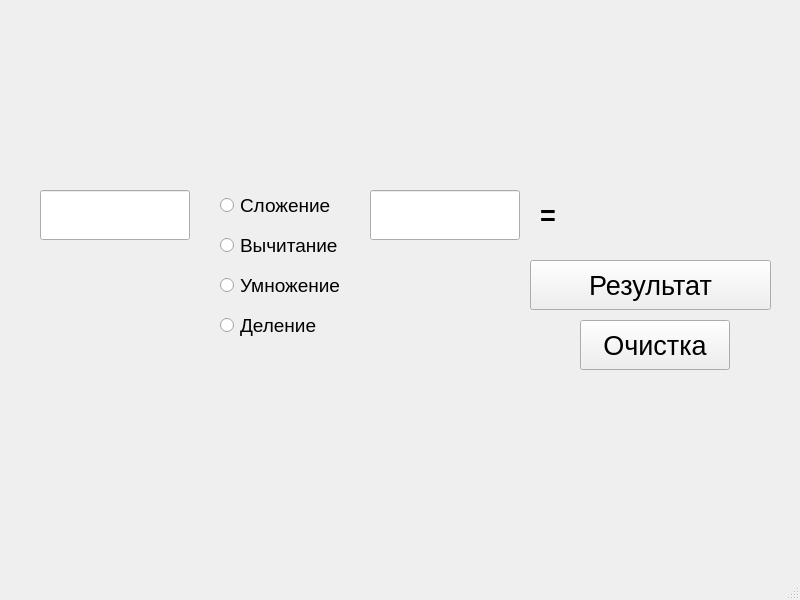
<?xml version="1.0" encoding="UTF-8"?>
<ui version="4.0">
 <class>MainWindow</class>
 <widget class="QMainWindow" name="MainWindow">
  <property name="geometry">
   <rect>
    <x>0</x>
    <y>0</y>
    <width>800</width>
    <height>600</height>
   </rect>
  </property>
  <property name="font">
   <font>
    <pointsize>20</pointsize>
    <bold>true</bold>
   </font>
  </property>
  <property name="windowTitle">
   <string>MainWindow</string>
  </property>
  <widget class="QWidget" name="centralwidget">
   <widget class="QLineEdit" name="lineEdit_op_1">
    <property name="geometry">
     <rect>
      <x>40</x>
      <y>190</y>
      <width>150</width>
      <height>50</height>
     </rect>
    </property>
   </widget>
   <widget class="QLineEdit" name="lineEdit_op_2">
    <property name="geometry">
     <rect>
      <x>370</x>
      <y>190</y>
      <width>150</width>
      <height>50</height>
     </rect>
    </property>
   </widget>
   <widget class="QLabel" name="label">
    <property name="geometry">
     <rect>
      <x>540</x>
      <y>190</y>
      <width>50</width>
      <height>50</height>
     </rect>
    </property>
    <property name="layoutDirection">
     <enum>Qt::RightToLeft</enum>
    </property>
    <property name="text">
     <string>=</string>
    </property>
   </widget>
   <widget class="QLabel" name="label_op_1">
    <property name="geometry">
     <rect>
      <x>40</x>
      <y>130</y>
      <width>150</width>
      <height>50</height>
     </rect>
    </property>
    <property name="font">
     <font>
      <pointsize>14</pointsize>
      <bold>false</bold>
     </font>
    </property>
    <property name="text">
     <string/>
    </property>
   </widget>
   <widget class="QLabel" name="label_op_2">
    <property name="geometry">
     <rect>
      <x>370</x>
      <y>130</y>
      <width>150</width>
      <height>50</height>
     </rect>
    </property>
    <property name="font">
     <font>
      <pointsize>14</pointsize>
      <bold>false</bold>
     </font>
    </property>
    <property name="text">
     <string/>
    </property>
   </widget>
   <widget class="QPushButton" name="pushButton_clear">
    <property name="geometry">
     <rect>
      <x>580</x>
      <y>320</y>
      <width>150</width>
      <height>50</height>
     </rect>
    </property>
    <property name="font">
     <font>
      <pointsize>20</pointsize>
      <bold>false</bold>
     </font>
    </property>
    <property name="text">
     <string>Очистка</string>
    </property>
   </widget>
   <widget class="QPushButton" name="pushButton_result">
    <property name="geometry">
     <rect>
      <x>530</x>
      <y>260</y>
      <width>241</width>
      <height>50</height>
     </rect>
    </property>
    <property name="font">
     <font>
      <pointsize>20</pointsize>
      <bold>false</bold>
     </font>
    </property>
    <property name="text">
     <string>Результат</string>
    </property>
   </widget>
   <widget class="QLabel" name="label_error">
    <property name="geometry">
     <rect>
      <x>39</x>
      <y>70</y>
      <width>681</width>
      <height>50</height>
     </rect>
    </property>
    <property name="palette">
     <palette>
      <active>
       <colorrole role="WindowText">
        <brush brushstyle="SolidPattern">
         <color alpha="255">
          <red>255</red>
          <green>0</green>
          <blue>0</blue>
         </color>
        </brush>
       </colorrole>
       <colorrole role="Button">
        <brush brushstyle="SolidPattern">
         <color alpha="255">
          <red>240</red>
          <green>240</green>
          <blue>240</blue>
         </color>
        </brush>
       </colorrole>
       <colorrole role="Light">
        <brush brushstyle="SolidPattern">
         <color alpha="255">
          <red>255</red>
          <green>255</green>
          <blue>255</blue>
         </color>
        </brush>
       </colorrole>
       <colorrole role="Midlight">
        <brush brushstyle="SolidPattern">
         <color alpha="255">
          <red>227</red>
          <green>227</green>
          <blue>227</blue>
         </color>
        </brush>
       </colorrole>
       <colorrole role="Dark">
        <brush brushstyle="SolidPattern">
         <color alpha="255">
          <red>160</red>
          <green>160</green>
          <blue>160</blue>
         </color>
        </brush>
       </colorrole>
       <colorrole role="Mid">
        <brush brushstyle="SolidPattern">
         <color alpha="255">
          <red>160</red>
          <green>160</green>
          <blue>160</blue>
         </color>
        </brush>
       </colorrole>
       <colorrole role="Text">
        <brush brushstyle="SolidPattern">
         <color alpha="255">
          <red>0</red>
          <green>0</green>
          <blue>0</blue>
         </color>
        </brush>
       </colorrole>
       <colorrole role="BrightText">
        <brush brushstyle="SolidPattern">
         <color alpha="255">
          <red>255</red>
          <green>255</green>
          <blue>255</blue>
         </color>
        </brush>
       </colorrole>
       <colorrole role="ButtonText">
        <brush brushstyle="SolidPattern">
         <color alpha="255">
          <red>0</red>
          <green>0</green>
          <blue>0</blue>
         </color>
        </brush>
       </colorrole>
       <colorrole role="Base">
        <brush brushstyle="SolidPattern">
         <color alpha="255">
          <red>255</red>
          <green>255</green>
          <blue>255</blue>
         </color>
        </brush>
       </colorrole>
       <colorrole role="Window">
        <brush brushstyle="SolidPattern">
         <color alpha="255">
          <red>240</red>
          <green>240</green>
          <blue>240</blue>
         </color>
        </brush>
       </colorrole>
       <colorrole role="Shadow">
        <brush brushstyle="SolidPattern">
         <color alpha="255">
          <red>105</red>
          <green>105</green>
          <blue>105</blue>
         </color>
        </brush>
       </colorrole>
       <colorrole role="Highlight">
        <brush brushstyle="SolidPattern">
         <color alpha="255">
          <red>0</red>
          <green>120</green>
          <blue>215</blue>
         </color>
        </brush>
       </colorrole>
       <colorrole role="HighlightedText">
        <brush brushstyle="SolidPattern">
         <color alpha="255">
          <red>255</red>
          <green>255</green>
          <blue>255</blue>
         </color>
        </brush>
       </colorrole>
       <colorrole role="Link">
        <brush brushstyle="SolidPattern">
         <color alpha="255">
          <red>0</red>
          <green>0</green>
          <blue>255</blue>
         </color>
        </brush>
       </colorrole>
       <colorrole role="LinkVisited">
        <brush brushstyle="SolidPattern">
         <color alpha="255">
          <red>255</red>
          <green>0</green>
          <blue>255</blue>
         </color>
        </brush>
       </colorrole>
       <colorrole role="AlternateBase">
        <brush brushstyle="SolidPattern">
         <color alpha="255">
          <red>245</red>
          <green>245</green>
          <blue>245</blue>
         </color>
        </brush>
       </colorrole>
       <colorrole role="NoRole">
        <brush brushstyle="NoBrush">
         <color alpha="255">
          <red>0</red>
          <green>0</green>
          <blue>0</blue>
         </color>
        </brush>
       </colorrole>
       <colorrole role="ToolTipBase">
        <brush brushstyle="SolidPattern">
         <color alpha="255">
          <red>255</red>
          <green>255</green>
          <blue>220</blue>
         </color>
        </brush>
       </colorrole>
       <colorrole role="ToolTipText">
        <brush brushstyle="SolidPattern">
         <color alpha="255">
          <red>0</red>
          <green>0</green>
          <blue>0</blue>
         </color>
        </brush>
       </colorrole>
       <colorrole role="PlaceholderText">
        <brush brushstyle="SolidPattern">
         <color alpha="128">
          <red>0</red>
          <green>0</green>
          <blue>0</blue>
         </color>
        </brush>
       </colorrole>
      </active>
      <inactive>
       <colorrole role="WindowText">
        <brush brushstyle="SolidPattern">
         <color alpha="255">
          <red>0</red>
          <green>0</green>
          <blue>0</blue>
         </color>
        </brush>
       </colorrole>
       <colorrole role="Button">
        <brush brushstyle="SolidPattern">
         <color alpha="255">
          <red>240</red>
          <green>240</green>
          <blue>240</blue>
         </color>
        </brush>
       </colorrole>
       <colorrole role="Light">
        <brush brushstyle="SolidPattern">
         <color alpha="255">
          <red>255</red>
          <green>255</green>
          <blue>255</blue>
         </color>
        </brush>
       </colorrole>
       <colorrole role="Midlight">
        <brush brushstyle="SolidPattern">
         <color alpha="255">
          <red>227</red>
          <green>227</green>
          <blue>227</blue>
         </color>
        </brush>
       </colorrole>
       <colorrole role="Dark">
        <brush brushstyle="SolidPattern">
         <color alpha="255">
          <red>160</red>
          <green>160</green>
          <blue>160</blue>
         </color>
        </brush>
       </colorrole>
       <colorrole role="Mid">
        <brush brushstyle="SolidPattern">
         <color alpha="255">
          <red>160</red>
          <green>160</green>
          <blue>160</blue>
         </color>
        </brush>
       </colorrole>
       <colorrole role="Text">
        <brush brushstyle="SolidPattern">
         <color alpha="255">
          <red>0</red>
          <green>0</green>
          <blue>0</blue>
         </color>
        </brush>
       </colorrole>
       <colorrole role="BrightText">
        <brush brushstyle="SolidPattern">
         <color alpha="255">
          <red>255</red>
          <green>255</green>
          <blue>255</blue>
         </color>
        </brush>
       </colorrole>
       <colorrole role="ButtonText">
        <brush brushstyle="SolidPattern">
         <color alpha="255">
          <red>0</red>
          <green>0</green>
          <blue>0</blue>
         </color>
        </brush>
       </colorrole>
       <colorrole role="Base">
        <brush brushstyle="SolidPattern">
         <color alpha="255">
          <red>255</red>
          <green>255</green>
          <blue>255</blue>
         </color>
        </brush>
       </colorrole>
       <colorrole role="Window">
        <brush brushstyle="SolidPattern">
         <color alpha="255">
          <red>240</red>
          <green>240</green>
          <blue>240</blue>
         </color>
        </brush>
       </colorrole>
       <colorrole role="Shadow">
        <brush brushstyle="SolidPattern">
         <color alpha="255">
          <red>105</red>
          <green>105</green>
          <blue>105</blue>
         </color>
        </brush>
       </colorrole>
       <colorrole role="Highlight">
        <brush brushstyle="SolidPattern">
         <color alpha="255">
          <red>240</red>
          <green>240</green>
          <blue>240</blue>
         </color>
        </brush>
       </colorrole>
       <colorrole role="HighlightedText">
        <brush brushstyle="SolidPattern">
         <color alpha="255">
          <red>0</red>
          <green>0</green>
          <blue>0</blue>
         </color>
        </brush>
       </colorrole>
       <colorrole role="Link">
        <brush brushstyle="SolidPattern">
         <color alpha="255">
          <red>0</red>
          <green>0</green>
          <blue>255</blue>
         </color>
        </brush>
       </colorrole>
       <colorrole role="LinkVisited">
        <brush brushstyle="SolidPattern">
         <color alpha="255">
          <red>255</red>
          <green>0</green>
          <blue>255</blue>
         </color>
        </brush>
       </colorrole>
       <colorrole role="AlternateBase">
        <brush brushstyle="SolidPattern">
         <color alpha="255">
          <red>245</red>
          <green>245</green>
          <blue>245</blue>
         </color>
        </brush>
       </colorrole>
       <colorrole role="NoRole">
        <brush brushstyle="NoBrush">
         <color alpha="255">
          <red>0</red>
          <green>0</green>
          <blue>0</blue>
         </color>
        </brush>
       </colorrole>
       <colorrole role="ToolTipBase">
        <brush brushstyle="SolidPattern">
         <color alpha="255">
          <red>255</red>
          <green>255</green>
          <blue>220</blue>
         </color>
        </brush>
       </colorrole>
       <colorrole role="ToolTipText">
        <brush brushstyle="SolidPattern">
         <color alpha="255">
          <red>0</red>
          <green>0</green>
          <blue>0</blue>
         </color>
        </brush>
       </colorrole>
       <colorrole role="PlaceholderText">
        <brush brushstyle="SolidPattern">
         <color alpha="128">
          <red>0</red>
          <green>0</green>
          <blue>0</blue>
         </color>
        </brush>
       </colorrole>
      </inactive>
      <disabled>
       <colorrole role="WindowText">
        <brush brushstyle="SolidPattern">
         <color alpha="255">
          <red>120</red>
          <green>120</green>
          <blue>120</blue>
         </color>
        </brush>
       </colorrole>
       <colorrole role="Button">
        <brush brushstyle="SolidPattern">
         <color alpha="255">
          <red>240</red>
          <green>240</green>
          <blue>240</blue>
         </color>
        </brush>
       </colorrole>
       <colorrole role="Light">
        <brush brushstyle="SolidPattern">
         <color alpha="255">
          <red>255</red>
          <green>255</green>
          <blue>255</blue>
         </color>
        </brush>
       </colorrole>
       <colorrole role="Midlight">
        <brush brushstyle="SolidPattern">
         <color alpha="255">
          <red>247</red>
          <green>247</green>
          <blue>247</blue>
         </color>
        </brush>
       </colorrole>
       <colorrole role="Dark">
        <brush brushstyle="SolidPattern">
         <color alpha="255">
          <red>160</red>
          <green>160</green>
          <blue>160</blue>
         </color>
        </brush>
       </colorrole>
       <colorrole role="Mid">
        <brush brushstyle="SolidPattern">
         <color alpha="255">
          <red>160</red>
          <green>160</green>
          <blue>160</blue>
         </color>
        </brush>
       </colorrole>
       <colorrole role="Text">
        <brush brushstyle="SolidPattern">
         <color alpha="255">
          <red>120</red>
          <green>120</green>
          <blue>120</blue>
         </color>
        </brush>
       </colorrole>
       <colorrole role="BrightText">
        <brush brushstyle="SolidPattern">
         <color alpha="255">
          <red>255</red>
          <green>255</green>
          <blue>255</blue>
         </color>
        </brush>
       </colorrole>
       <colorrole role="ButtonText">
        <brush brushstyle="SolidPattern">
         <color alpha="255">
          <red>120</red>
          <green>120</green>
          <blue>120</blue>
         </color>
        </brush>
       </colorrole>
       <colorrole role="Base">
        <brush brushstyle="SolidPattern">
         <color alpha="255">
          <red>240</red>
          <green>240</green>
          <blue>240</blue>
         </color>
        </brush>
       </colorrole>
       <colorrole role="Window">
        <brush brushstyle="SolidPattern">
         <color alpha="255">
          <red>240</red>
          <green>240</green>
          <blue>240</blue>
         </color>
        </brush>
       </colorrole>
       <colorrole role="Shadow">
        <brush brushstyle="SolidPattern">
         <color alpha="255">
          <red>0</red>
          <green>0</green>
          <blue>0</blue>
         </color>
        </brush>
       </colorrole>
       <colorrole role="Highlight">
        <brush brushstyle="SolidPattern">
         <color alpha="255">
          <red>0</red>
          <green>120</green>
          <blue>215</blue>
         </color>
        </brush>
       </colorrole>
       <colorrole role="HighlightedText">
        <brush brushstyle="SolidPattern">
         <color alpha="255">
          <red>255</red>
          <green>255</green>
          <blue>255</blue>
         </color>
        </brush>
       </colorrole>
       <colorrole role="Link">
        <brush brushstyle="SolidPattern">
         <color alpha="255">
          <red>0</red>
          <green>0</green>
          <blue>255</blue>
         </color>
        </brush>
       </colorrole>
       <colorrole role="LinkVisited">
        <brush brushstyle="SolidPattern">
         <color alpha="255">
          <red>255</red>
          <green>0</green>
          <blue>255</blue>
         </color>
        </brush>
       </colorrole>
       <colorrole role="AlternateBase">
        <brush brushstyle="SolidPattern">
         <color alpha="255">
          <red>245</red>
          <green>245</green>
          <blue>245</blue>
         </color>
        </brush>
       </colorrole>
       <colorrole role="NoRole">
        <brush brushstyle="NoBrush">
         <color alpha="255">
          <red>0</red>
          <green>0</green>
          <blue>0</blue>
         </color>
        </brush>
       </colorrole>
       <colorrole role="ToolTipBase">
        <brush brushstyle="SolidPattern">
         <color alpha="255">
          <red>255</red>
          <green>255</green>
          <blue>220</blue>
         </color>
        </brush>
       </colorrole>
       <colorrole role="ToolTipText">
        <brush brushstyle="SolidPattern">
         <color alpha="255">
          <red>0</red>
          <green>0</green>
          <blue>0</blue>
         </color>
        </brush>
       </colorrole>
       <colorrole role="PlaceholderText">
        <brush brushstyle="SolidPattern">
         <color alpha="128">
          <red>0</red>
          <green>0</green>
          <blue>0</blue>
         </color>
        </brush>
       </colorrole>
      </disabled>
     </palette>
    </property>
    <property name="font">
     <font>
      <pointsize>14</pointsize>
      <bold>false</bold>
     </font>
    </property>
    <property name="contextMenuPolicy">
     <enum>Qt::NoContextMenu</enum>
    </property>
    <property name="autoFillBackground">
     <bool>false</bool>
    </property>
    <property name="text">
     <string/>
    </property>
   </widget>
   <widget class="QLabel" name="label_res">
    <property name="geometry">
     <rect>
      <x>580</x>
      <y>190</y>
      <width>150</width>
      <height>50</height>
     </rect>
    </property>
    <property name="text">
     <string/>
    </property>
   </widget>
   <widget class="QWidget" name="layoutWidget">
    <property name="geometry">
     <rect>
      <x>220</x>
      <y>190</y>
      <width>131</width>
      <height>152</height>
     </rect>
    </property>
    <layout class="QFormLayout" name="formLayout">
     <property name="sizeConstraint">
      <enum>QLayout::SetFixedSize</enum>
     </property>
     <property name="fieldGrowthPolicy">
      <enum>QFormLayout::FieldsStayAtSizeHint</enum>
     </property>
     <property name="rowWrapPolicy">
      <enum>QFormLayout::WrapLongRows</enum>
     </property>
     <property name="horizontalSpacing">
      <number>10</number>
     </property>
     <property name="verticalSpacing">
      <number>10</number>
     </property>
     <property name="leftMargin">
      <number>0</number>
     </property>
     <property name="topMargin">
      <number>0</number>
     </property>
     <property name="rightMargin">
      <number>0</number>
     </property>
     <property name="bottomMargin">
      <number>0</number>
     </property>
     <item row="0" column="0">
      <widget class="QRadioButton" name="radioButton_plus">
       <property name="enabled">
        <bool>true</bool>
       </property>
       <property name="sizePolicy">
        <sizepolicy hsizetype="Minimum" vsizetype="Fixed">
         <horstretch>0</horstretch>
         <verstretch>0</verstretch>
        </sizepolicy>
       </property>
       <property name="minimumSize">
        <size>
         <width>50</width>
         <height>30</height>
        </size>
       </property>
       <property name="maximumSize">
        <size>
         <width>150</width>
         <height>30</height>
        </size>
       </property>
       <property name="baseSize">
        <size>
         <width>40</width>
         <height>40</height>
        </size>
       </property>
       <property name="font">
        <font>
         <pointsize>14</pointsize>
         <bold>false</bold>
         <kerning>true</kerning>
        </font>
       </property>
       <property name="cursor">
        <cursorShape>PointingHandCursor</cursorShape>
       </property>
       <property name="contextMenuPolicy">
        <enum>Qt::NoContextMenu</enum>
       </property>
       <property name="toolTipDuration">
        <number>0</number>
       </property>
       <property name="layoutDirection">
        <enum>Qt::LeftToRight</enum>
       </property>
       <property name="autoFillBackground">
        <bool>false</bool>
       </property>
       <property name="text">
        <string>Сложение</string>
       </property>
       <property name="iconSize">
        <size>
         <width>40</width>
         <height>40</height>
        </size>
       </property>
      </widget>
     </item>
     <item row="1" column="0">
      <widget class="QRadioButton" name="radioButton_minus">
       <property name="enabled">
        <bool>true</bool>
       </property>
       <property name="sizePolicy">
        <sizepolicy hsizetype="Minimum" vsizetype="Fixed">
         <horstretch>0</horstretch>
         <verstretch>0</verstretch>
        </sizepolicy>
       </property>
       <property name="minimumSize">
        <size>
         <width>50</width>
         <height>30</height>
        </size>
       </property>
       <property name="maximumSize">
        <size>
         <width>150</width>
         <height>30</height>
        </size>
       </property>
       <property name="baseSize">
        <size>
         <width>0</width>
         <height>0</height>
        </size>
       </property>
       <property name="font">
        <font>
         <pointsize>14</pointsize>
         <bold>false</bold>
         <kerning>true</kerning>
        </font>
       </property>
       <property name="cursor">
        <cursorShape>PointingHandCursor</cursorShape>
       </property>
       <property name="contextMenuPolicy">
        <enum>Qt::NoContextMenu</enum>
       </property>
       <property name="toolTipDuration">
        <number>0</number>
       </property>
       <property name="layoutDirection">
        <enum>Qt::LeftToRight</enum>
       </property>
       <property name="autoFillBackground">
        <bool>false</bool>
       </property>
       <property name="text">
        <string>Вычитание</string>
       </property>
       <property name="iconSize">
        <size>
         <width>40</width>
         <height>40</height>
        </size>
       </property>
      </widget>
     </item>
     <item row="2" column="0">
      <widget class="QRadioButton" name="radioButton_mult">
       <property name="enabled">
        <bool>true</bool>
       </property>
       <property name="sizePolicy">
        <sizepolicy hsizetype="Minimum" vsizetype="Fixed">
         <horstretch>0</horstretch>
         <verstretch>0</verstretch>
        </sizepolicy>
       </property>
       <property name="minimumSize">
        <size>
         <width>50</width>
         <height>30</height>
        </size>
       </property>
       <property name="maximumSize">
        <size>
         <width>150</width>
         <height>30</height>
        </size>
       </property>
       <property name="baseSize">
        <size>
         <width>0</width>
         <height>0</height>
        </size>
       </property>
       <property name="font">
        <font>
         <pointsize>14</pointsize>
         <bold>false</bold>
         <kerning>true</kerning>
        </font>
       </property>
       <property name="cursor">
        <cursorShape>PointingHandCursor</cursorShape>
       </property>
       <property name="contextMenuPolicy">
        <enum>Qt::NoContextMenu</enum>
       </property>
       <property name="toolTipDuration">
        <number>0</number>
       </property>
       <property name="layoutDirection">
        <enum>Qt::LeftToRight</enum>
       </property>
       <property name="autoFillBackground">
        <bool>false</bool>
       </property>
       <property name="text">
        <string>Умножение</string>
       </property>
       <property name="iconSize">
        <size>
         <width>40</width>
         <height>40</height>
        </size>
       </property>
      </widget>
     </item>
     <item row="3" column="0">
      <widget class="QRadioButton" name="radioButton_div">
       <property name="enabled">
        <bool>true</bool>
       </property>
       <property name="sizePolicy">
        <sizepolicy hsizetype="Minimum" vsizetype="Fixed">
         <horstretch>0</horstretch>
         <verstretch>0</verstretch>
        </sizepolicy>
       </property>
       <property name="minimumSize">
        <size>
         <width>50</width>
         <height>30</height>
        </size>
       </property>
       <property name="maximumSize">
        <size>
         <width>150</width>
         <height>30</height>
        </size>
       </property>
       <property name="baseSize">
        <size>
         <width>0</width>
         <height>0</height>
        </size>
       </property>
       <property name="font">
        <font>
         <pointsize>14</pointsize>
         <bold>false</bold>
         <kerning>true</kerning>
        </font>
       </property>
       <property name="cursor">
        <cursorShape>PointingHandCursor</cursorShape>
       </property>
       <property name="contextMenuPolicy">
        <enum>Qt::NoContextMenu</enum>
       </property>
       <property name="toolTipDuration">
        <number>0</number>
       </property>
       <property name="layoutDirection">
        <enum>Qt::LeftToRight</enum>
       </property>
       <property name="autoFillBackground">
        <bool>false</bool>
       </property>
       <property name="text">
        <string>Деление</string>
       </property>
       <property name="iconSize">
        <size>
         <width>40</width>
         <height>40</height>
        </size>
       </property>
      </widget>
     </item>
    </layout>
   </widget>
  </widget>
  <widget class="QMenuBar" name="menubar">
   <property name="geometry">
    <rect>
     <x>0</x>
     <y>0</y>
     <width>800</width>
     <height>41</height>
    </rect>
   </property>
  </widget>
  <widget class="QStatusBar" name="statusbar"/>
 </widget>
 <resources/>
 <connections/>
</ui>
